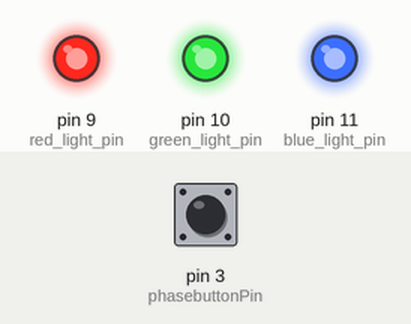
Bench run of a sketch on a simulated Arduino Uno, built with avr-gcc and run on an emulated ATmega328P. Shown: output pins drawn as LEDs (lit = HIGH). Inputs (shaded band) come from the test bench; at power-on: pin 3 (phasebuttonPin) LOW.

Above: at 1.2 s.
1.3 s: pin 3 (phasebuttonPin) pulled HIGH for 0.15 s
At 2.2 s:
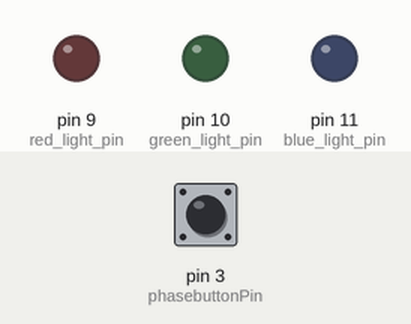
2.9 s: pin 3 (phasebuttonPin) pulled HIGH for 1 s
At 3.4 s:
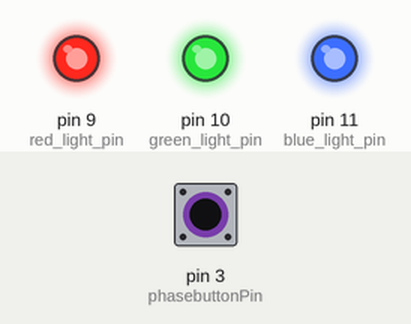
5.4 s: pin 3 (phasebuttonPin) pulled HIGH for 3.2 s
At 6.5 s:
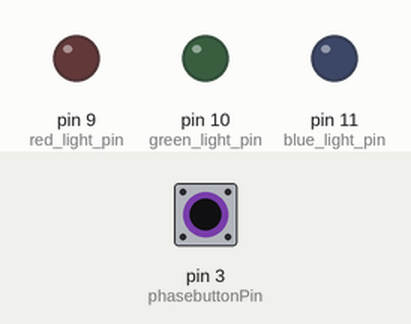
Timing chart, 0 to 8.4 s (numbered marks = the images above; inputs shaded):
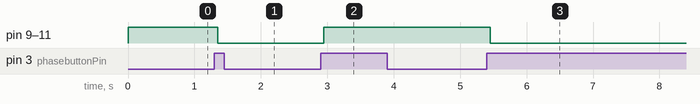

The sketch:

debounce.ino
```cpp
// phasebutton is the one which iterates amongst defined 3 states
const int phasebuttonPin = 3;     // the number of the pushbutton pin
const int red_light_pin= 9;
const int green_light_pin = 10;
const int blue_light_pin = 11;

// Variables will change:
int redState = HIGH;         // the current state of the output pin
int blueState = HIGH;
int greenState = HIGH;
int phasebuttonState;             // the current reading from the input pin
int phaselastButtonState = LOW;   // the previous reading from the input pin

// the following variables are unsigned longs because the time, measured in
// milliseconds, will quickly become a bigger number than can be stored in an int.
unsigned long lastDebounceTime = 0;  // the last time the output pin was toggled
unsigned long debounceDelay = 50;    // the debounce time; increase if the output flickers

void setup() {
  pinMode(red_light_pin, OUTPUT);
  pinMode(green_light_pin, OUTPUT);
  pinMode(blue_light_pin, OUTPUT);
  // initialize the pushbutton pin as an input:
  pinMode(phasebuttonPin, INPUT);
  Serial.begin(9600);
  // set initial LED state
  // CHANGE THIS
  digitalWrite(red_light_pin, redState);
  digitalWrite(blue_light_pin, blueState);
  digitalWrite(green_light_pin, greenState);
}

void loop() {
  // read the state of the switch into a local variable:
  int reading = digitalRead(phasebuttonPin);

  // check to see if you just pressed the button
  // (i.e. the input went from LOW to HIGH), and you've waited long enough
  // since the last press to ignore any noise:

  // If the switch changed, due to noise or pressing:
  if (reading != phaselastButtonState) {
    // reset the debouncing timer
    lastDebounceTime = millis();
  }

  if ((millis() - lastDebounceTime) > debounceDelay) {
    // whatever the reading is at, it's been there for longer than the debounce
    // delay, so take it as the actual current state:

    // if the button state has changed:
    if (reading != phasebuttonState) {
      phasebuttonState = reading;

      // only toggle the LED if the new button state is HIGH
      if (phasebuttonState == HIGH) {
        redState = !redState;
        greenState = !greenState;
        blueState = !blueState;
      }
    }
  }

  // set the LED:
  write_digital_state(redState, greenState, blueState);

  // save the reading. Next time through the loop, it'll be the lastButtonState:
  phaselastButtonState = reading;
  // switch (i) {
  //     case 0:
  //       Serial.println("Hello!");
  //       break;
  //     case 1:
  //       Serial.print("Let's learn ");
  //     case 2:
  //       Serial.println("Arduino");
  //       break;
  //     default:
  //       Serial.println("via ArduinoGetStarted.com");
  //       break;
  //   }
}

void write_digital_state(int red_light_value, int green_light_value, int blue_light_value)
 {
  digitalWrite(red_light_pin, red_light_value);
  digitalWrite(green_light_pin, green_light_value);
  digitalWrite(blue_light_pin, blue_light_value);
}
```

Measured:
- after the input at 1.3 s, pin 9 (red_light_pin), pin 10 (green_light_pin), pin 11 (blue_light_pin): HIGH → LOW after 0.05 s
- after the input at 2.9 s, pin 9 (red_light_pin), pin 10 (green_light_pin), pin 11 (blue_light_pin): LOW → HIGH after 0.05 s
- after the input at 5.4 s, pin 9 (red_light_pin), pin 10 (green_light_pin), pin 11 (blue_light_pin): HIGH → LOW after 0.05 s
